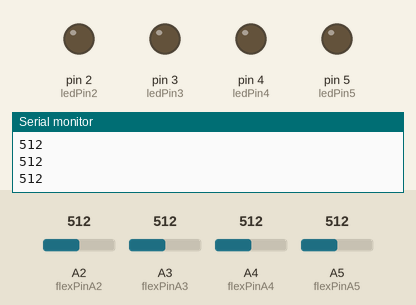
The sketch below on a simulated Arduino Uno, built with avr-gcc and run on an emulated ATmega328P. On the bench: output pins drawn as LEDs (lit = HIGH), the last lines printed to the serial monitor. Inputs (shaded band) come from the test bench; at power-on: A3 (flexPinA3) = 512, A5 (flexPinA5) = 512, A2 (flexPinA2) = 512, A4 (flexPinA4) = 512.

Above: at 1.2 s.
1.3 s: A3 (flexPinA3) set to 549
At 2.1 s:
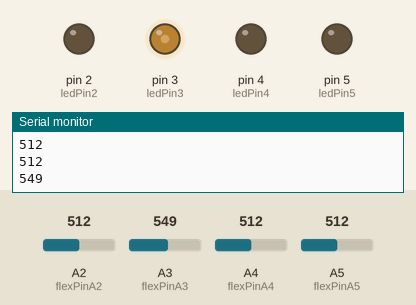
2.8 s: A5 (flexPinA5) set to 525
4.3 s: A5 (flexPinA5) set to 541
At 5.4 s:
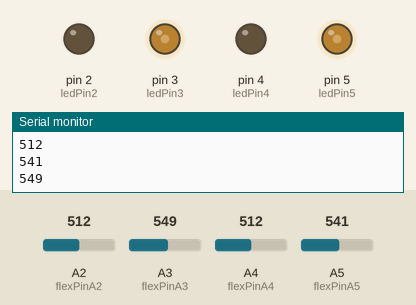
5.8 s: A3 (flexPinA3) set to 306
At 6.9 s:
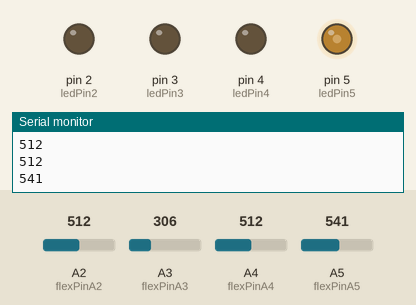
7.3 s: A3 (flexPinA3) set to 716
At 7.6 s:
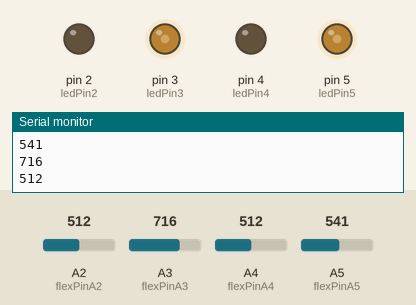
8.8 s: A3 (flexPinA3) set to 30
At 9.1 s:
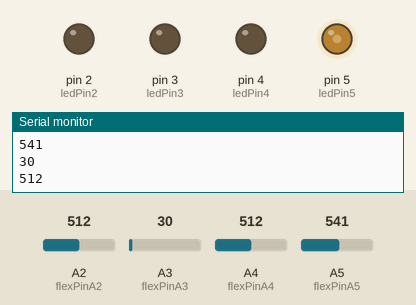
Timing chart, 0 to 11.3 s (numbered marks = the images above; inputs shaded):
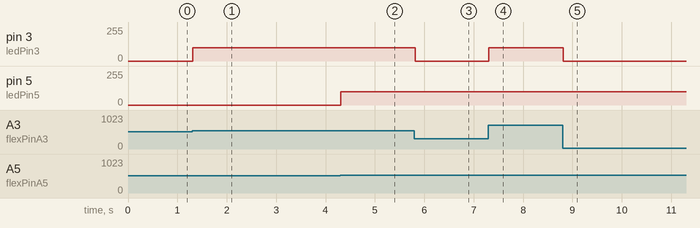

The sketch:

FlexSensor4LEDs.ino
```cpp
/* How to use a flex sensor/resistro - Arduino Tutorial
   Fade an LED with a flex sensor
   More info: http://www.ardumotive.com/how-to-use-a-flex-sensor-en.html
   Dev: Michalis Vasilakis // Date: 9/7/2015 // www.ardumotive.com  */


//Constants:
const int ledPin2 = 2;   //pin 2 has PWM funtion
const int ledPin3 = 3;
const int ledPin4 = 4;
const int ledPin5 = 5;
const int flexPinA2 = A2; // yellow
const int flexPinA3 = A3; // blue
const int flexPinA4 = A4; // green
const int flexPinA5 = A5; // black

//Variables:
int valueYellowA2; //save analog value
int valueBlueA3;
int valueGreenA4;
int valueBlackA5;

int initYellow;
int initBlue;
int initGreen;
int initBlack;

void setup() {

  pinMode(ledPin2, OUTPUT);  //Set pin 4 as 'output'
  pinMode(ledPin3, OUTPUT);
  pinMode(ledPin4, OUTPUT);
  pinMode(ledPin5, OUTPUT);

  initYellow = analogRead(flexPinA2);
  initBlue = analogRead(flexPinA3);
  initGreen = analogRead(flexPinA4);
  initBlack = analogRead(flexPinA5);

  Serial.begin(9600);       //Begin serial communication

}

void loop() {

  valueYellowA2 = analogRead(flexPinA2);        //Read and save analog value from potentiometer
  valueBlueA3 = analogRead(flexPinA3);
  valueGreenA4 = analogRead(flexPinA4);
  valueBlackA5 = analogRead(flexPinA5);

  touched(valueYellowA2, initYellow, ledPin2);
  touched(valueBlueA3, initBlue, ledPin3);
  touched(valueGreenA4, initGreen, ledPin4);
  touched(valueBlackA5, initBlack, ledPin5);

  //Reichenfolge der LEDs am Breadboard!!!
  Serial.println(valueGreenA4);
  Serial.println(valueYellowA2); //Print value
  Serial.println(valueBlackA5);
  Serial.println(valueBlueA3);


  Serial.println();

  //delay(500);                          //Small delay
}

boolean touched(int value, int init, int ledPin) {
  if (value > (init + 20)) {
    analogWrite(ledPin, 100);
  } else {
    analogWrite(ledPin, 0);
  }
}
```

Measured:
- the behaviour switches between 532 and 533 on A3 (flexPinA3) (found by bisection; images 0 and 1)
- the behaviour switches between 532 and 533 on A5 (flexPinA5) (found by bisection; images 1 and 2)
- after the input at 1.3 s, pin 3 (ledPin3): 0/255 → 100/255 at once
- after the input at 4.3 s, pin 5 (ledPin5): 0/255 → 100/255 at once
- after the input at 5.8 s, pin 3 (ledPin3): 100/255 → 0/255 at once
- after the input at 7.3 s, pin 3 (ledPin3): 0/255 → 100/255 at once
- after the input at 8.8 s, pin 3 (ledPin3): 100/255 → 0/255 at once
